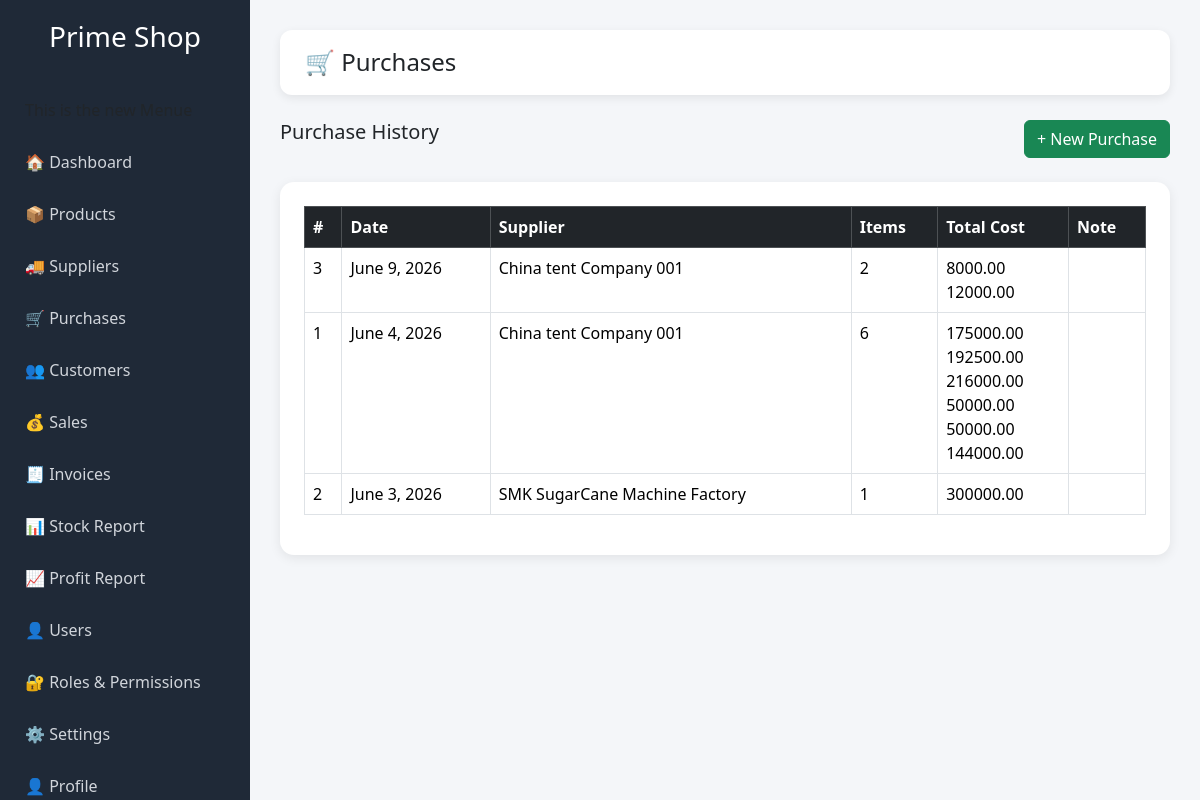
The page /purchases/ (signed in) on the database its author committed.
### shop/models.py (models this page shows, shortened)
class Purchase(models.Model):
    supplier = models.ForeignKey(Supplier, on_delete=models.SET_NULL, null=True, blank=True)
    date = models.DateField(default=timezone.now)
    note = models.TextField(blank=True)

class Supplier(models.Model):
    name = models.CharField(max_length=150)
    phone = models.CharField(max_length=30, blank=True)
    address = models.TextField(blank=True)
    def __str__(self):
        return self.name

class PurchaseItem(models.Model):
    purchase = models.ForeignKey(Purchase, on_delete=models.CASCADE, related_name="items")
    variant = models.ForeignKey(ProductVariant, on_delete=models.CASCADE, related_name="purchase_items")
    quantity = models.PositiveIntegerField()
    buying_price = models.DecimalField(max_digits=10, decimal_places=2)
    def total_price(self):
        return self.quantity * self.buying_price

### shop/views.py (the view)
# urls.py: path('purchases/', views.purchase_list, name='purchase_list'),
@login_required
def purchase_list(request):
    purchases = Purchase.objects.all().order_by('-date', '-id')
    return render(request, 'shop/purchase_list.html', {
        'purchases': purchases
    })

### shop/templates/shop/purchase_list.html (shortened to what this page needs)
{% extends 'shop/base.html' %}
{% block page_title %}
🛒 Purchases
{% endblock %}
{% block content %}
<div class="d-flex justify-content-between mb-4">
    <h5>Purchase History</h5>
    <a href="/purchases/add/" class="btn btn-success">+ New Purchase</a>
</div>
<div class="card card-box p-4">
    <div class="table-responsive">
        <table class="table table-bordered table-hover">
            <thead class="table-dark">
                <tr>
                    <th>#</th>
                    <th>Date</th>
                    <th>Supplier</th>
                    <th>Items</th>
                    <th>Total Cost</th>
                    <th>Note</th>
                </tr>
            </thead>
            <tbody>
                {% for purchase in purchases %}
                <tr>
                    <td>{{ purchase.id }}</td>
                    <td>{{ purchase.date }}</td>
                    <td>{{ purchase.supplier }}</td>
                    <td>{{ purchase.items.count }}</td>
                    <td>
                        {% for item in purchase.items.all %}
                            {{ item.total_price|floatformat:2 }}<br>
                        {% endfor %}
                    </td>
                    <td>{{ purchase.note }}</td>
                </tr>
                {% empty %}
                <tr>
                    <td colspan="6" class="text-center text-muted">No purchases found.</td>
                </tr>
                {% endfor %}
            </tbody>
        </table>
    </div>
</div>
{% endblock %}

### shop/templates/shop/base.html (style rules this page uses)
body { background: #f4f6f9; }
.card-box { border: none; border-radius: 14px; box-shadow: 0 3px 12px rgba(0,0,0,0.08); }

### rows shown on the page
Purchase: id "3", date "June 9, 2026", supplier "China tent Company 001", items.count "2"
PurchaseItem: total_price "8000.00"
PurchaseItem: total_price "12000.00"
Purchase: id "1", date "June 4, 2026", supplier "China tent Company 001", items.count "6"
PurchaseItem: total_price "175000.00"
PurchaseItem: total_price "192500.00"
PurchaseItem: total_price "216000.00"
PurchaseItem: total_price "50000.00"
PurchaseItem: total_price "50000.00"
PurchaseItem: total_price "144000.00"
Purchase: id "2", date "June 3, 2026", supplier "SMK SugarCane Machine Factory", items.count "1"
PurchaseItem: total_price "300000.00"
